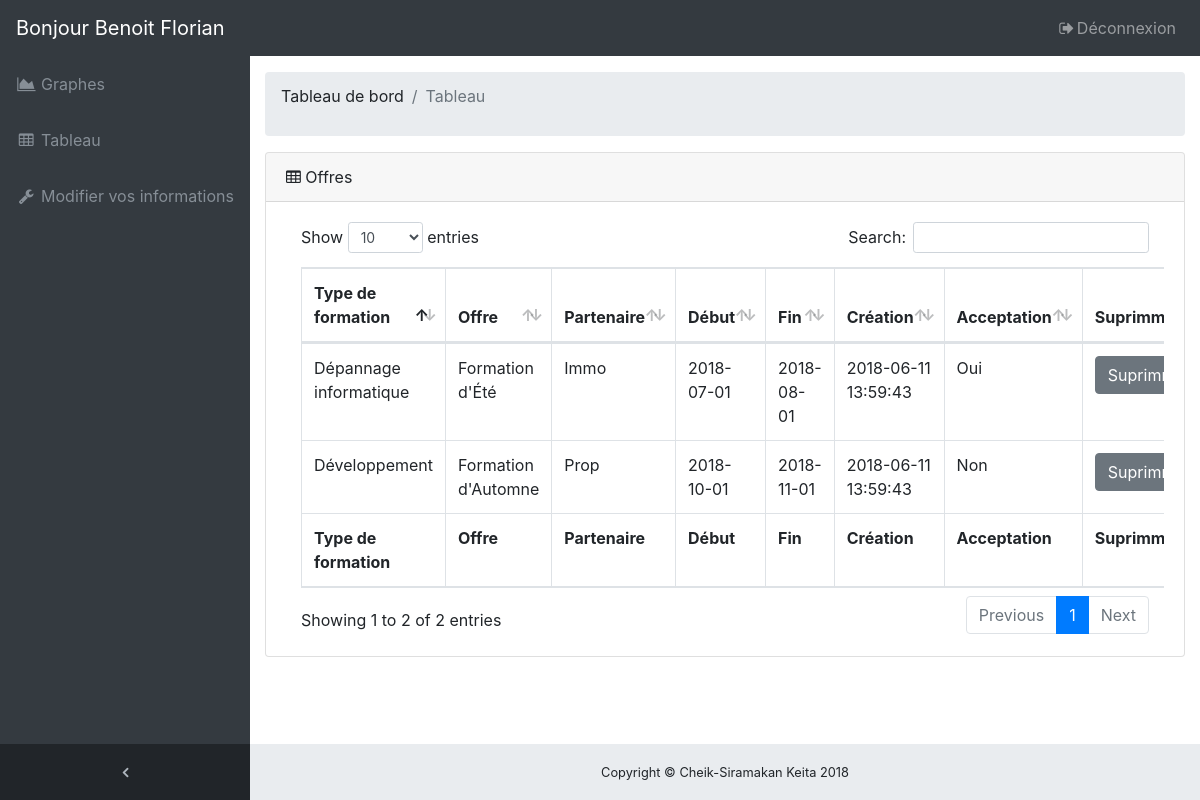
The app's page /controller/jeunetableaucandidature.php (signed in) with its own data.
### tables this page shows
CREATE TABLE candidature(
	candidature_id			INT(11) NOT NULL AUTO_INCREMENT,
	offre_id				INT(11) NOT NULL,
	formation_id			INT(11) NOT NULL,
	jeune_id				INT(11) NOT NULL,
	partenaire_id			INT(11) NOT NULL,
	status					SMALLINT(1) NOT NULL,
	candidature_creation	DATETIME NOT NULL,
	PRIMARY KEY(offre_id),
	CONSTRAINT FK_candidature_offre_id FOREIGN KEY (offre_id) REFERENCES offre(offre_id),
	CONSTRAINT FK_candidature_formation_id FOREIGN KEY (formation_id) REFERENCES formation(formation_id),
	CONSTRAINT FK_candidature_jeune_id FOREIGN KEY (jeune_id) REFERENCES jeune(jeune_id),
	CONSTRAINT FK_candidature_partenaire_id FOREIGN KEY (partenaire_id) REFERENCES partenaire(partenaire_id),
	UNIQUE(candidature_id)
);

CREATE TABLE formation(
	formation_id 			INT(11) NOT NULL AUTO_INCREMENT,
	formation_nom			VARCHAR(50) NOT NULL,
	formation_creation		DATETIME NOT NULL,
	PRIMARY KEY (formation_id),
	UNIQUE (formation_id, formation_nom)
);

CREATE TABLE offre(
	offre_id			INT(11) NOT NULL AUTO_INCREMENT,
	partenaire_id		INT(11) NOT NULL,
	formation_id		INT(11) NOT NULL,
	offre_nom			VARCHAR(50) NOT NULL,
	offre_description 	TEXT NOT NULL,
	offre_debut			DATE NOT NULL,
	offre_fin			DATE NOT NULL,
	offre_creation		DATETIME NOT NULL,
	PRIMARY KEY(offre_id),
	CONSTRAINT FK_offre_partenaire_id FOREIGN KEY (partenaire_id) REFERENCES partenaire(partenaire_id),
	CONSTRAINT FK_offre_formation_id FOREIGN KEY (formation_id) REFERENCES formation(formation_id),
	UNIQUE(offre_id)
);

CREATE TABLE partenaire(
	partenaire_id 					INT(11) NOT NULL AUTO_INCREMENT,
	partenaire_siret				VARCHAR(9) NOT NULL,
	partenaire_nom 					VARCHAR(50) NOT NULL,
	partenaire_mot_de_passe_hash 	CHAR(64) NOT NULL,
	partenaire_telephone 			VARCHAR(10) NOT NULL,
	partenaire_email				VARCHAR(50) NOT NULL,
	partenaire_adresse				VARCHAR(38) NOT NULL,
	partenaire_ville				VARCHAR(32) NOT NULL,
	partenaire_code_postal			VARCHAR(5) NOT NULL,
	partenaire_derniere_connexion 	DATETIME NOT NULL,
	partenaire_creation				DATETIME NOT NULL,
	PRIMARY KEY (partenaire_id, partenaire_siret),
	UNIQUE (partenaire_id, partenaire_siret, partenaire_mot_de_passe_hash, partenaire_telephone, partenaire_email)
);

### dao/class/candidatureDAO.php (called while the page is built, shortened)
<?php
Class CandidatureDAO implements CandidatureInterface{
	public function listerParJeune($jeune_id){
		$connect 	= new Connect();
		$connexion 	= $connect->connexion();
		$requete=$connexion->prepare("SELECT candidature.candidature_id, formation.formation_nom, offre.offre_nom, offre.offre_debut, offre.offre_fin, offre.offre_creation, partenaire.partenaire_nom, candidature.status FROM candidature JOIN formation ON candidature.formation_id = formation.formation_id JOIN offre ON candidature.offre_id = offre.offre_id JOIN partenaire ON candidature.partenaire_id = partenaire.partenaire_id  WHERE jeune_id = ?");
		$requete->execute(array($jeune_id));
		return $requete;
	}
}
?>

### controller/jeunetableaucandidature.php (the view, shortened to what this page needs)
<?php
require_once('dao/classes/candidatureDAO.php');
$url = "http://localhost:8000/ppe2/";
$candidatureDAO = new CandidatureDAO();
$candidature    = $candidatureDAO->listerParJeune($_SESSION['jeune_id']);
?>
<!DOCTYPE html>
<html lang="FR">
  <head>
    <link href="/ressources/vendor/bootstrap/css/bootstrap.min.css " rel="stylesheet">
    <link href="/ressources/vendor/font-awesome/css/font-awesome.min.css" rel="stylesheet" type="text/css">
    <link href="/ressources/vendor/datatables/dataTables.bootstrap4.css"  rel="stylesheet">
    <link href="/ressources/css/sb-admin.css"  rel="stylesheet">
  </head>
  <body class="fixed-nav sticky-footer bg-dark" id="page-top">
    <nav class="navbar navbar-expand-lg navbar-dark bg-dark fixed-top" id="mainNav">
      <a class="navbar-brand" href="<?= $url ?>">Bonjour <?= $_SESSION["jeune_nom"]." ".$_SESSION["jeune_prenom"] ?></a>
      <div class="collapse navbar-collapse" id="navbarResponsive">
        <ul class="navbar-nav navbar-sidenav" id="exampleAccordion">
          <li class="nav-item" data-toggle="tooltip" data-placement="right" title="Charts">
            <a class="nav-link" href="<?= $url."jeune/profil" ?>">
              <i class="fa fa-fw fa-area-chart"></i>
              <span class="nav-link-text">Graphes</span>
            </a>
          </li>
          <li class="nav-item" data-toggle="tooltip" data-placement="right" title="Tableaux">
            <a class="nav-link" href="<?= $url."partenaire/offre" ?>">
              <i class="fa fa-fw fa-table"></i>
              <span class="nav-link-text">Tableau</span>
            </a>
          </li>
          <li class="nav-item" data-toggle="tooltip" data-placement="right" title="Tableaux">
            <a class="nav-link" href="<?= $url."jeune/modifier-mes-informations" ?>">
              <i class="fa fa-fw fa-wrench"></i>
                <span class="nav-link-text">Modifier vos informations</span>
            </a>
          </li>
        </ul>
        <ul class="navbar-nav sidenav-toggler">
          <li class="nav-item">
            <a class="nav-link text-center" id="sidenavToggler">
              <i class="fa fa-fw fa-angle-left"></i>
            </a>
          </li>
        </ul>
        <ul class="navbar-nav ml-auto">
          <li class="nav-item">
            <a class="nav-link" data-toggle="modal" data-target="#exampleModal">
              <i class="fa fa-fw fa-sign-out"></i>Déconnexion</a>
          </li>
        </ul>
      </div>
    </nav>
    <div class="content-wrapper">
      <div class="container-fluid">
        <ol class="breadcrumb">
          <li class="breadcrumb-item">
            <p>Tableau de bord</p>
          </li>
          <li class="breadcrumb-item active">Tableau</li>
        </ol>
        <div class="card mb-3">
          <div class="card-header">
            <i class="fa fa-table"></i> Offres</div>
          <div class="card-body">
            <div class="table-responsive">
              <form method="POST">
                <table class="table table-bordered" id="dataTable" width="100%" cellspacing="0">
                  <thead>
                    <tr>
                      <th scope="col">Type de formation</th>
                      <th scope="col">Offre</th>
                      <th scope="col">Partenaire</th>
                      <th scope="col">Début</th>
                      <th scope="col">Fin</th>
                      <th scope="col">Création</th>
                      <th scope="col">Acceptation</th>
                      <th scope="col">Suprimmer</th>
                    </tr>
                  </thead>
                  <tfoot>
                    <tr>
                      <th scope="col">Type de formation</th>
                      <th scope="col">Offre</th>
                      <th scope="col">Partenaire</th>
                      <th scope="col">Début</th>
                      <th scope="col">Fin</th>
                      <th scope="col">Création</th>
                      <th scope="col">Acceptation</th>
                      <th scope="col">Suprimmer</th>
                    </tr>
                  </tfoot>
                  <tbody>
                  <?php
                    while($resultat = $candidature->fetch()){
                      echo '<tr>';
                        echo '<td>'.$resultat["formation_nom"].'</td>';
                        echo '<td>'.$resultat["offre_nom"].'</td>';
                        echo '<td>'.$resultat["partenaire_nom"].'</td>';
                        echo '<td>'.$resultat["offre_debut"].'</td>';
                        echo '<td>'.$resultat["offre_fin"].'</td>';
                        echo '<td>'.$resultat["offre_creation"].'</td>';
                        if($resultat["status"] == 1){
                          echo '<td>Oui</td>';
                        }else if($resultat["status"] == 0){
                          echo '<td>Non</td>';
                        }
                        echo '<form method="POST">';
                          echo '<td><input class="btn btn-secondary my-2 my-sm-0" type="submit" name="suprimmer" value="Suprimmer"></td>';
                        echo '</form>';
                      echo '</tr>';
                    }
                  ?>
                  </tbody>
                </table>
              </form>
            </div>
          </div>
        </div>
      </div>
      <footer class="sticky-footer">
        <div class="container">
          <div class="text-center">
            <small>Copyright © Cheik-Siramakan Keita 2018</small>
          </div>
        </div>
      </footer>
    </div>
  </body>
</html>

### assets/css/sb-admin.css (style rules this page uses)
html { position: relative; min-height: 100%; }
body { overflow-x: hidden; }
body.sticky-footer { margin-bottom: 56px; }
body.sticky-footer .content-wrapper { min-height: calc(100vh - 56px - 56px); }
body.fixed-nav { padding-top: 56px; }
.content-wrapper { min-height: calc(100vh - 56px); padding-top: 1rem; }
#mainNav .navbar-collapse { overflow: auto; max-height: 75vh; }
#mainNav .navbar-collapse .navbar-nav .nav-item .nav-link { cursor: pointer; }
#mainNav .navbar-collapse .sidenav-toggler { display: none; }
@media (min-width: 992px) { #mainNav .navbar-brand { width: 250px; } }
@media (min-width: 992px) { #mainNav .navbar-collapse { overflow: visible; max-height: none; } }
@media (min-width: 992px) { #mainNav .navbar-collapse .navbar-sidenav { position: absolute; top: 0; left: 0; -webkit-flex-direction: column; -ms-flex-direction: column; flex-direction: column; margin-top: 56px; } }
@media (min-width: 992px) { #mainNav .navbar-collapse .navbar-sidenav > .nav-item { width: 250px; padding: 0; } }
@media (min-width: 992px) { #mainNav .navbar-collapse .navbar-sidenav > .nav-item > .nav-link { padding: 1em; } }
#mainNav.fixed-top .sidenav-toggler { display: none; }
@media (min-width: 992px) { #mainNav.fixed-top .navbar-sidenav { height: calc(100vh - 112px); } }
@media (min-width: 992px) { #mainNav.fixed-top .sidenav-toggler { position: absolute; top: 0; left: 0; display: flex; -webkit-flex-direction: column; -ms-flex-direction: column; flex-direction: column; margin-top: calc(100vh - 56px); } }
@media (min-width: 992px) { #mainNav.fixed-top .sidenav-toggler > .nav-item { width: 250px; padding: 0; } }
@media (min-width: 992px) { #mainNav.fixed-top .sidenav-toggler > .nav-item > .nav-link { padding: 1em; } }
#mainNav.fixed-top.navbar-dark .sidenav-toggler { background-color: #212529; }
#mainNav.fixed-top.navbar-dark .sidenav-toggler a i { color: #adb5bd; }
.content-wrapper { overflow-x: hidden; background: white; }
@media (min-width: 992px) { .content-wrapper { margin-left: 250px; } }
#sidenavToggler i { font-weight: 800; }
#mainNav.navbar-dark .navbar-collapse .navbar-sidenav > .nav-item > .nav-link { color: #868e96; }
@media (min-width: 992px) { #mainNav.navbar-dark .navbar-collapse .navbar-sidenav { background: #343a40; } }
footer.sticky-footer { position: absolute; right: 0; bottom: 0; width: 100%; height: 56px; background-color: #e9ecef; line-height: 55px; }
@media (min-width: 992px) { footer.sticky-footer { width: calc(100% - 250px); } }

### records on screen
candidature: formation.formation_nom "Dépannage informatique", offre_id.offre_nom "Formation d'Été", partenaire.partenaire_nom "Immo", offre_id.offre_debut "2018-07-01", offre_id.offre_fin "2018-08-01", offre_id.offre_creation "2018-06-11 13:59:43", status "Oui"
candidature: formation.formation_nom "Développement", offre_id.offre_nom "Formation d'Automne", partenaire.partenaire_nom "Prop", offre_id.offre_debut "2018-10-01", offre_id.offre_fin "2018-11-01", offre_id.offre_creation "2018-06-11 13:59:43", status "Non"

### other values on screen
$_SESSION["jeune_nom"] "Benoit"
$_SESSION["jeune_prenom"] "Florian"
